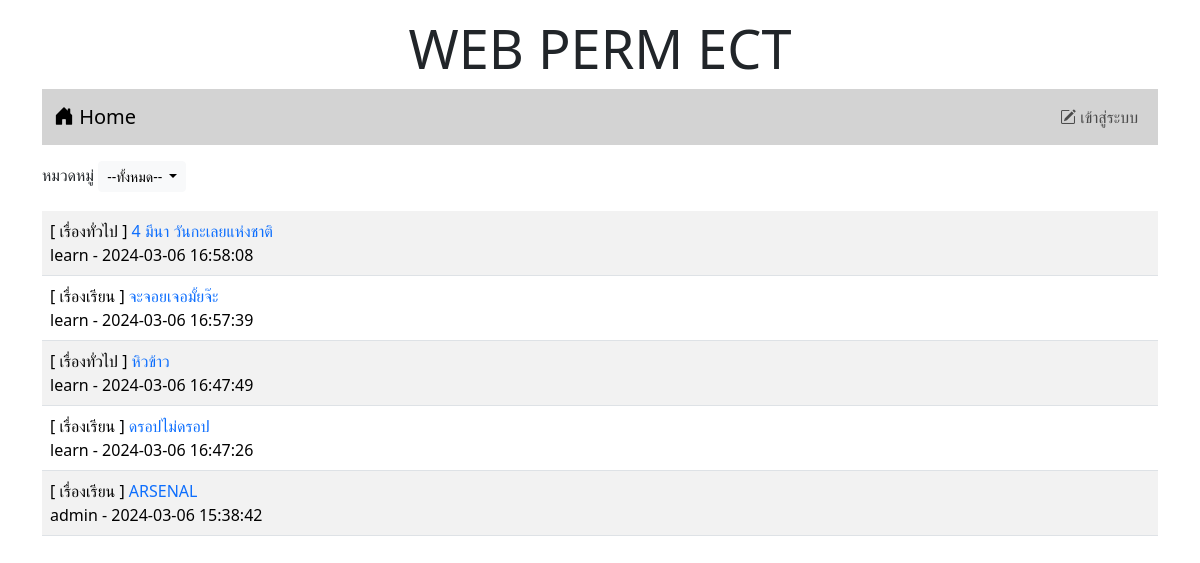
Before: / with the older database file.
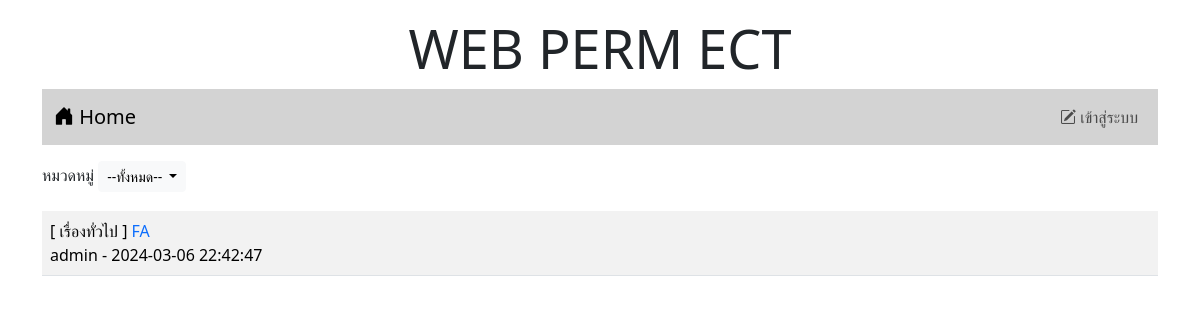
After: the same page with the newer database file.
### tables this page shows
CREATE TABLE `post` (
  `id` int(11) NOT NULL,
  `title` varchar(128) NOT NULL,
  `content` varchar(2048) NOT NULL,
  `post_date` datetime NOT NULL,
  `cat_id` int(11) NOT NULL,
  `user_id` int(11) NOT NULL
);

CREATE TABLE `category` (
  `id` int(11) NOT NULL,
  `name` varchar(32) NOT NULL
);

CREATE TABLE `user` (
  `id` int(11) NOT NULL,
  `login` varchar(32) NOT NULL,
  `password` varchar(64) NOT NULL,
  `name` varchar(64) NOT NULL,
  `gender` char(1) NOT NULL,
  `email` varchar(32) NOT NULL,
  `role` char(1) NOT NULL
);

### index.php (the view, shortened to what this page needs)
<!DOCTYPE html>
<html lang="en">
<head>
    <link rel="stylesheet" href="bootstrap-5.3.2-dist/css/bootstrap.min.css">
    <link rel="stylesheet" href="https://cdn.jsdelivr.net/npm/bootstrap-icons@1.11.3/font/bootstrap-icons.min.css">
</head>
<body>
    <div class="container-lg">
        <h1 style="text-align: center;font-size: 54px;" class="mt-3">WEB PERM ECT</h1>
        <nav class="navbar navbar-expand-lg" style="background-color:#d3d3d3;">
            <div class="container-fluid">
                <a class="navbar-brand" href="index.php"><i class="bi bi-house-door-fill"></i> Home</a>
                <ul class="navbar-nav">
                    <?php if (!isset($_SESSION['id'])) { ?>
                        <li class="nav-item">
                            <a class="nav-link" aria-current="page" href="login.php"><i class="bi bi-pencil-square"></i> เข้าสู่ระบบ</a>
                        </li>
                    <?php } ?>
                </ul>
            </div>
        </nav>
        <div class="mt-3 d-flex justify-content-between">
            <div>
                <label>หมวดหมู่</label>
                <span class="dropdown">
                    <button class="btn btn-light dropdown-toggle btn-sm" type="button" id="Button2" data-bs-toggle="dropdown" aria-expanded="false">--ทั้งหมด--
                    </button>
                </span>
            </div>
        </div>
        <table class="table table-striped">
            <?php
            $conn = new PDO("mysql:host=localhost;dbname=webboard;charset=utf8", "root", "");
            $sql = "SELECT category.name, post.title, post.id, user.login, post.post_date FROM post
            INNER JOIN user ON (post.user_id = user.id)
            INNER JOIN category ON (post.cat_id = category.id) ORDER BY post.post_date DESC";
            $result = $conn->query($sql);
            while ($row = $result->fetch()) {
                echo "<tr><td>[ $row[0] ] <a href=\"post.php?id=$row[2]\" style=\"text-decoration:none\">$row[1]</a><br>$row[3] - $row[4]</td></tr>";
            }
            ?>
        </table>
    </div>
</body>
</html>

Changed rows visible on the page:
removed post: category.name "เรื่องทั่วไป", title "4 มีนา วันกะเลยแห่งชาติ", user.login "learn", post_date "2024-03-06 16:58:08"
removed post: category.name "เรื่องเรียน", title "จะจอยเจอมั้ยจ๊ะ", user.login "learn", post_date "2024-03-06 16:57:39"
removed post: category.name "เรื่องทั่วไป", title "หิวข้าว", user.login "learn", post_date "2024-03-06 16:47:49"
removed post: category.name "เรื่องเรียน", title "ดรอปไม่ดรอป", user.login "learn", post_date "2024-03-06 16:47:26"
removed post: category.name "เรื่องเรียน", title "ARSENAL", user.login "admin", post_date "2024-03-06 15:38:42"
added post: category.name "เรื่องทั่วไป", title "FA", user.login "admin", post_date "2024-03-06 22:42:47"
